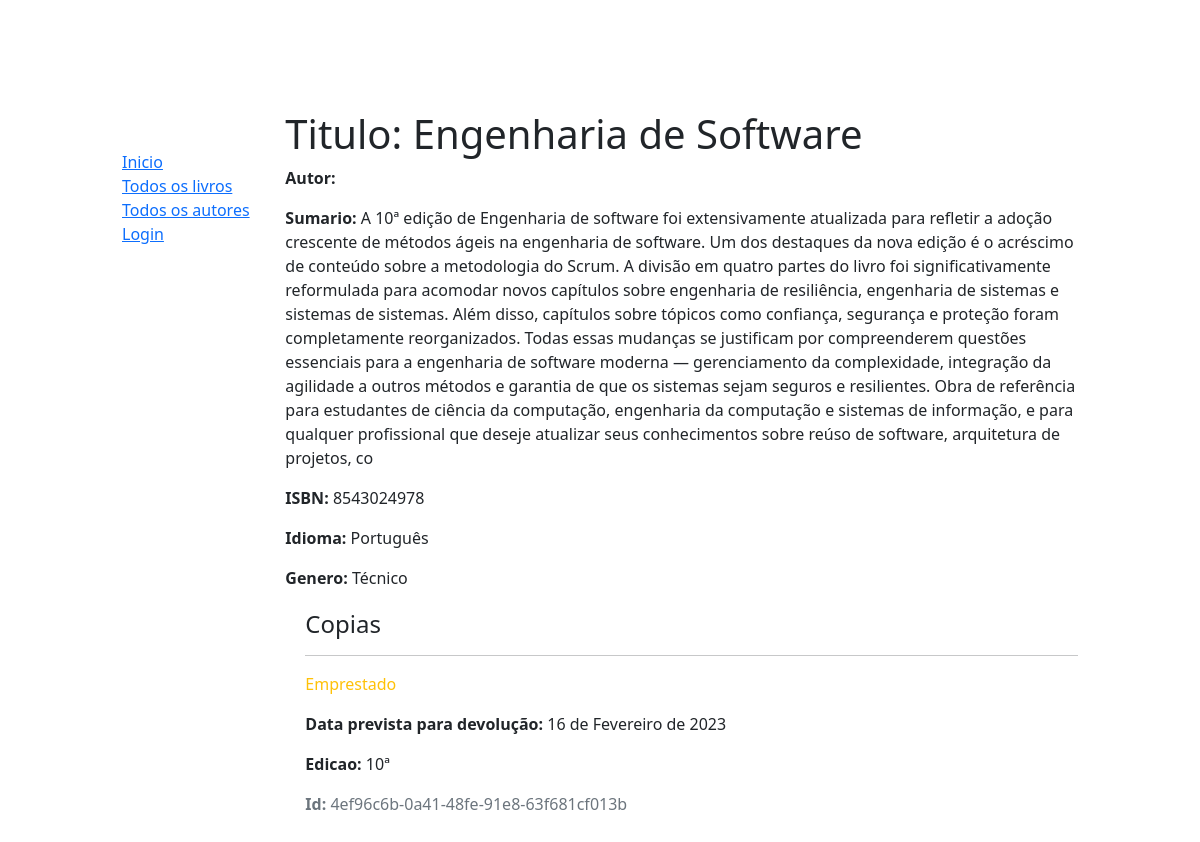
The app's page /catalog/livro/2, older data.
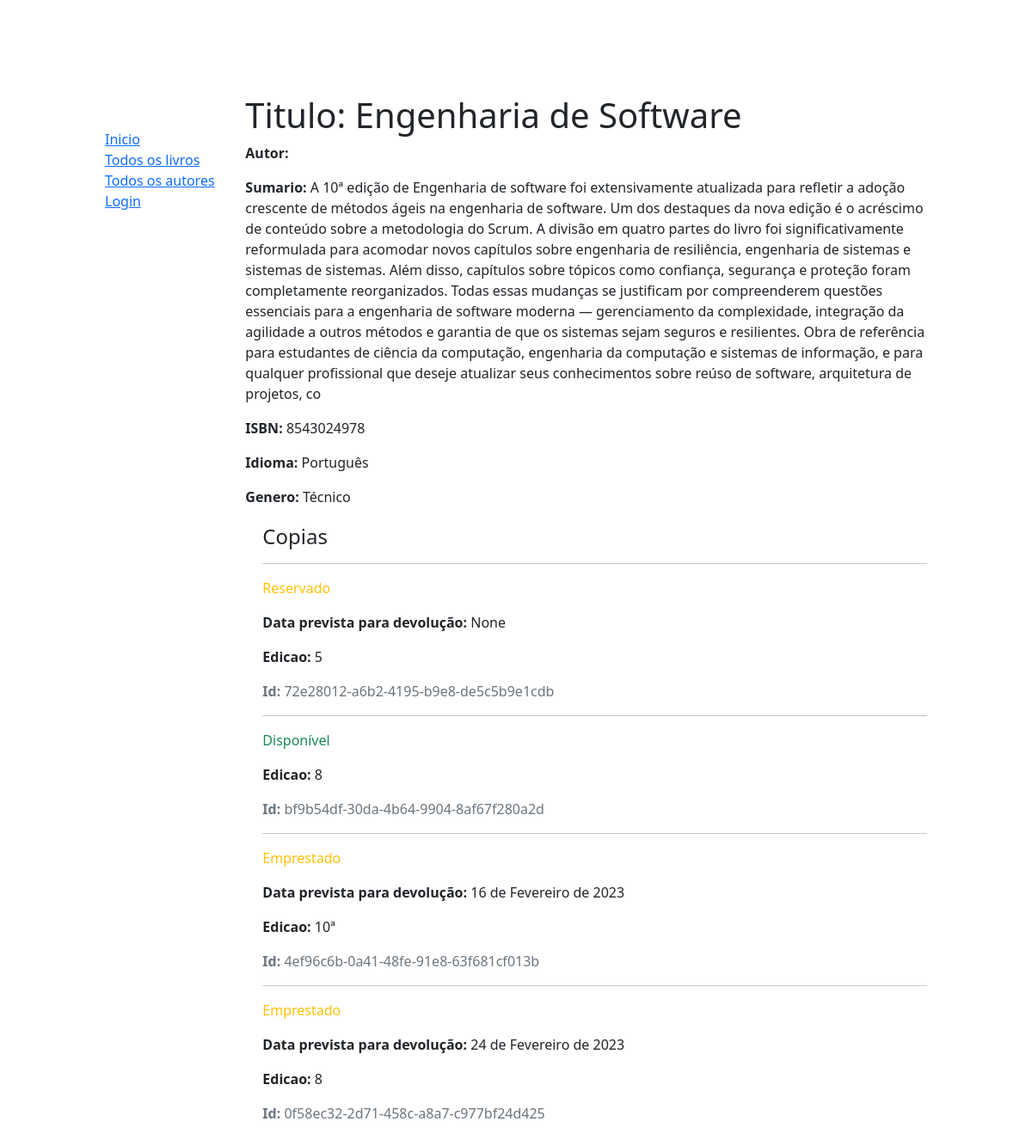
The same page, newer data.
### catalog/models.py (models this page shows, shortened)
class Livro(models.Model):
    titulo = models.CharField(max_length=200)
    autor = models.ForeignKey('Autor', on_delete=models.SET_NULL, null=True)
    sumario = models.TextField(max_length=1000, help_text='Digite uma descrição resumida do livro')
    isbn = models.CharField('ISBN', max_length=13, unique=True, help_text='código de 13 caracteres ISBN - <a href="https://www.isbn-international.org/content/what-isbn">ISBN number</a>')
    genero = models.ManyToManyField(Genero, help_text='Selecione um genero para este livro')
    idioma = models.ForeignKey('Idioma', on_delete=models.SET_NULL, null = True)
    def mostra_genero(self):
        return ', '.join([genero.nome for genero in self.genero.all()[:3]])
    mostra_genero.short_description = 'Genero'

class Idioma(models.Model):
    name = models.CharField(max_length=200, help_text='Informe o idioma do livro')
    def __str__(self):
        return self.name

class Genero(models.Model):
    nome = models.CharField(max_length=200, help_text='Informe um genero literário. Ex: Ficção científica')
    def __str__(self):
        return self.nome

class InstanciaLivro(models.Model):
    id = models.UUIDField(primary_key=True, default=uuid.uuid4, help_text='ID único para este livro em particular')
    livro = models.ForeignKey('Livro', on_delete=models.RESTRICT, null = True)
    edicao = models.CharField(max_length=200)
    data_devolucao = models.DateField(null=True, blank=True)
    STATUS_EMPRESTIMO = (
        ('m', 'Manutenção'),
        ('e', 'Emprestado'),
        ('d', 'Disponível'),
        ('r', 'Reservado'),
    )
    status = models.CharField(
        max_length=1,
        choices= STATUS_EMPRESTIMO,
        blank=True,
        default= 'm',
        help_text= 'Disponibilidade',
    )
    class Meta:
        ordering = ['data_devolucao']

### catalog/views.py (the view)
# urls.py: path('livro/<int:pk>', views.LivroDetalheView.as_view(), name = 'livro-detail'),
class LivroDetalheView(generic.DetailView):
    model = Livro
    paginate_by = 10

### catalog/templates/catalog/livro_detail.html
{% extends "base_generic.html" %}
{% block content %}
  <h1>Titulo: {{ livro.titulo }}</h1>
  <p><strong>Autor:</strong> <a href="">{{ livro.author }}</a></p>
  <p><strong>Sumario:</strong> {{ livro.sumario }}</p>
  <p><strong>ISBN:</strong> {{ livro.isbn }}</p>
  <p><strong>Idioma:</strong> {{ livro.idioma }}</p>
  <p><strong>Genero:</strong> {{ livro.genero.all|join:", " }}</p>
  <div style="margin-left:20px;margin-top:20px">
    <h4>Copias</h4>
    {% for copia in livro.instancialivro_set.all %}
      <hr>
      <p class="{% if copia.status == 'd' %}text-success{% elif copia.status == 'm' %}text-danger{% else %}text-warning{% endif %}">
        {{ copia.get_status_display }}
      </p>
      {% if copia.status != 'd' %}
        <p><strong>Data prevista para devolução:</strong> {{ copia.data_devolucao }}</p>
      {% endif %}
      <p><strong>Edicao:</strong> {{ copia.edicao }}</p>
      <p class="text-muted"><strong>Id:</strong> {{ copia.id }}</p>
    {% endfor %}
  </div>
{% endblock %}

### catalog/templates/base_generic.html (shortened to what this page needs)
<!DOCTYPE html>
<html lang="pt-br">
<head>
  <link href="https://cdn.jsdelivr.net/npm/bootstrap@5.1.3/dist/css/bootstrap.min.css" rel="stylesheet">
  {% load static %}
  <link rel="stylesheet" href="{% static 'css/style.css' %}">
</head>
<body>
  <div class="container-fluid">
    <div class="row">
      <div class="col-sm-2">
      {% block sidebar %}
        <ul class="sidebar-nav">
          <li><a href="{% url 'index' %}">Inicio</a></li>
          <li><a href="{% url 'livros' %}">Todos os livros</a></li>
          <li><a href="{% url 'autores' %}">Todos os autores</a></li>
          {% if user.is_authenticated %}
            <li>Usuário: {{ user.get_username }}  </li>
            <li><a href="{% url 'logout' %}?next={{ request.path }}">Sair</a></li>
          {% else %}
            <li><a href="{% url 'login' %}?next={{ request.path }}">Login</a></li>
          {% endif %}
        </ul>
     {% endblock %}
      </div>
      <div class="col-sm-10 ">{% block content %}{% endblock %}
      </div>
    </div>
  </div>
</body>
</html>

### catalog/static/css/style.css (style rules this page uses)
.sidebar-nav { margin-top: 40px; padding: 0; list-style: none; }
body { margin: 10px;padding:100px; }

Row changes from the older to the newer data that the page shows:
added InstanciaLivro: status "Reservado", data_devolucao "None", edicao "5", id "72e28012-a6b2-4195-b9e8-de5c5b9e1cdb"
added InstanciaLivro: status "Disponível", edicao "8", id "bf9b54df-30da-4b64-9904-8af67f280a2d"
added InstanciaLivro: status "Emprestado", data_devolucao "24 de Fevereiro de 2023", edicao "8", id "0f58ec32-2d71-458c-a8a7-c977bf24d425"
